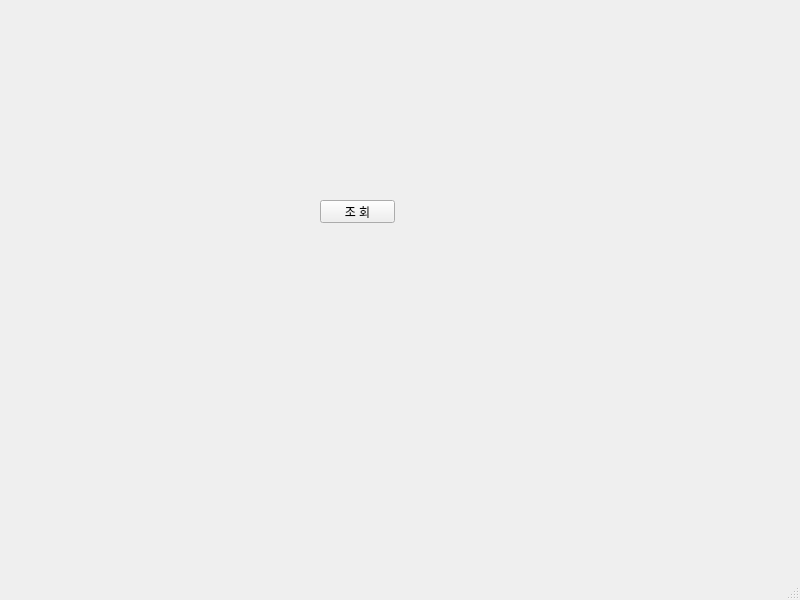
<?xml version="1.0" encoding="UTF-8"?>
<ui version="4.0">
 <class>MainWindow</class>
 <widget class="QMainWindow" name="MainWindow">
  <property name="geometry">
   <rect>
    <x>0</x>
    <y>0</y>
    <width>800</width>
    <height>600</height>
   </rect>
  </property>
  <property name="windowTitle">
   <string>MainWindow</string>
  </property>
  <widget class="QWidget" name="centralwidget">
   <widget class="QPushButton" name="pushButton">
    <property name="geometry">
     <rect>
      <x>320</x>
      <y>200</y>
      <width>75</width>
      <height>23</height>
     </rect>
    </property>
    <property name="text">
     <string>조 회</string>
    </property>
   </widget>
  </widget>
  <widget class="QMenuBar" name="menubar">
   <property name="geometry">
    <rect>
     <x>0</x>
     <y>0</y>
     <width>800</width>
     <height>21</height>
    </rect>
   </property>
  </widget>
  <widget class="QStatusBar" name="statusbar"/>
 </widget>
 <resources/>
 <connections/>
</ui>
